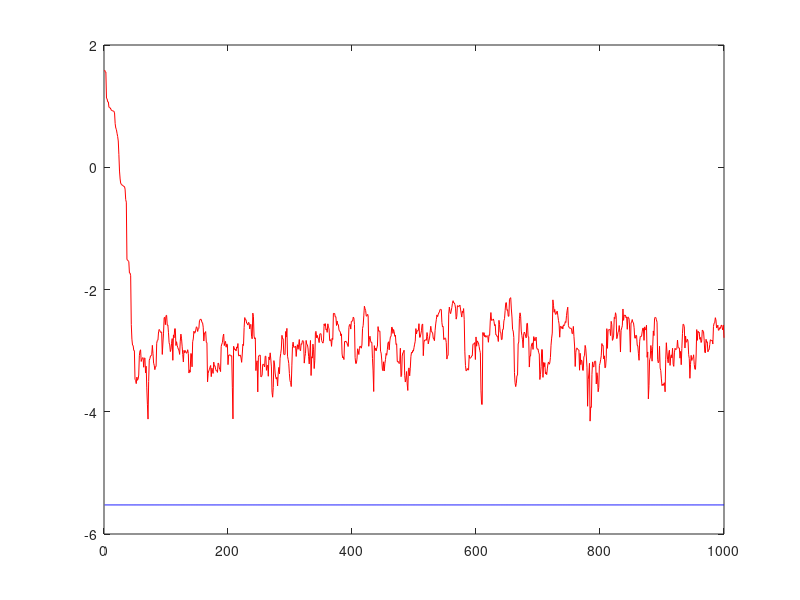

MATLAB code for this plot:
m=5;
n=1000;
uu=randn(m,n);
wo=randn(m,1);
vv=randn(1,n)*0.1;
dd=wo'*uu+vv;
mu=0.1;
A=uu';
b=dd';
w_weiner=pinv(A)*b;
w=randn(m,1);
for ii=1:n
    UU=uu(:,ii);
    DD=dd(:,ii);
    ek=DD-w'*UU;
    w=w+mu*ek*UU;
    Err1(ii)=log(norm(w-wo));
    Err2(ii)=log(norm(w_weiner-wo));
end    
figure,plot(Err1,'r');
hold on
plot(Err2,'b')
